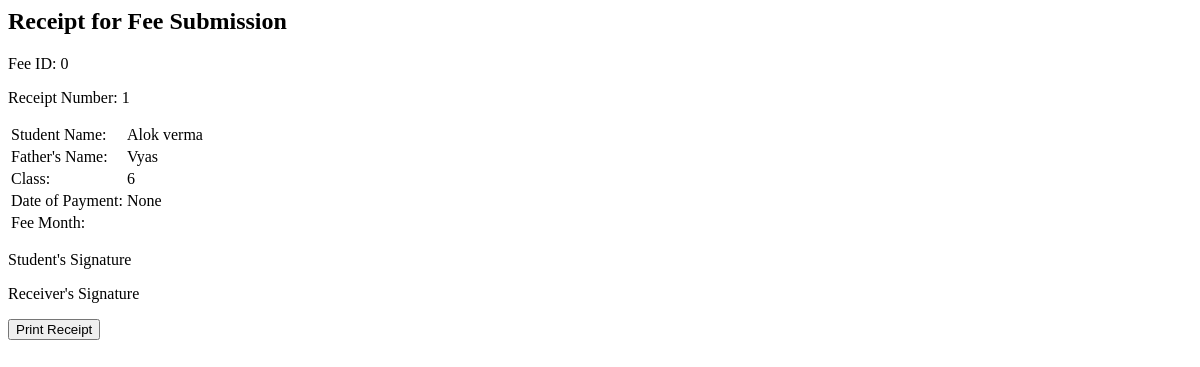
/fee_management/generate_receipt/0/ (signed in), run on the app's committed database.
### fee_management/models.py (models this page shows, shortened)
class Fee(models.Model):
    student = models.ForeignKey('admissions.Admission', on_delete=models.CASCADE)
    amount = models.DecimalField(max_digits=10, decimal_places=2)
    payment_date = models.DateField()
    month = models.CharField(max_length=255)
    receipt_number = models.CharField(max_length=20)

### admissions/models.py (models this page shows, shortened)
class Admission(models.Model):
    first_name = models.CharField(max_length=100)
    middle_name = models.CharField(max_length=100, blank=True)
    last_name = models.CharField(max_length=100, blank=True)
    father_name = models.CharField(max_length=100)
    mother_name = models.CharField(max_length=100)
    date_of_birth = models.DateField()
    aadhar_card = models.CharField(max_length=16)
    photo = models.ImageField(upload_to='photos/')
    previous_school = models.TextField()
    address = models.TextField()
    caste = models.CharField(max_length=50)
    admission_class = models.CharField(max_length=50)
    admission_date = models.DateField(auto_now_add=True)
    mobile_number = models.CharField(max_length=15)
    subjects = models.CharField(max_length=100, blank=True, null=True)

### fee_management/views.py (the view)
# urls.py: path('generate_receipt/<int:fee_id>/', views.generate_receipt, name='generate_receipt'),
@login_required
def generate_receipt(request, fee_id):
    fee = get_object_or_404(Fee, id=fee_id)
    student = fee.student
    context = {
        'student': student,
        'fee': fee,
    }
    return render(request, 'fee_management/receipt.html', context)

### fee_management/templates/fee_management/receipt.html (shortened to what this page needs)
<h2>Receipt for Fee Submission</h2>
<p>Fee ID: {{ fee.id }}</p>
<p>Receipt Number: {{ fee.receipt_number }}</p>
<table>
  <tr>
    <td>Student Name:</td>
    <td>{{ student.first_name }} {{ student.last_name }}</td>
  </tr>
  <tr>
    <td>Father's Name:</td>
    <td>{{ student.father_name }}</td>
  </tr>
  <tr>
    <td>Class:</td>
    <td>{{ student.admission_class }}</td>
  </tr>
  <tr>
    <td>Date of Payment:</td>
    <td>{{ fee.payment_date }}</td>
  </tr>
  <tr>
    <td>Fee Month:</td>
    <td>{{ fee.month }}</td>
  </tr>
</table>
<div class="signature-block">
  <div class="student-signature">
    <p>Student's Signature</p>
  </div>
  <div class="receiver-signature">
    <p>Receiver's Signature</p>
  </div>
  <button id="print-button">Print Receipt</button>
</div>

### data on the page
Fee: id "0", receipt_number "1", payment_date "None"
Admission: first_name "Alok", last_name "verma", father_name "Vyas", admission_class "6"
